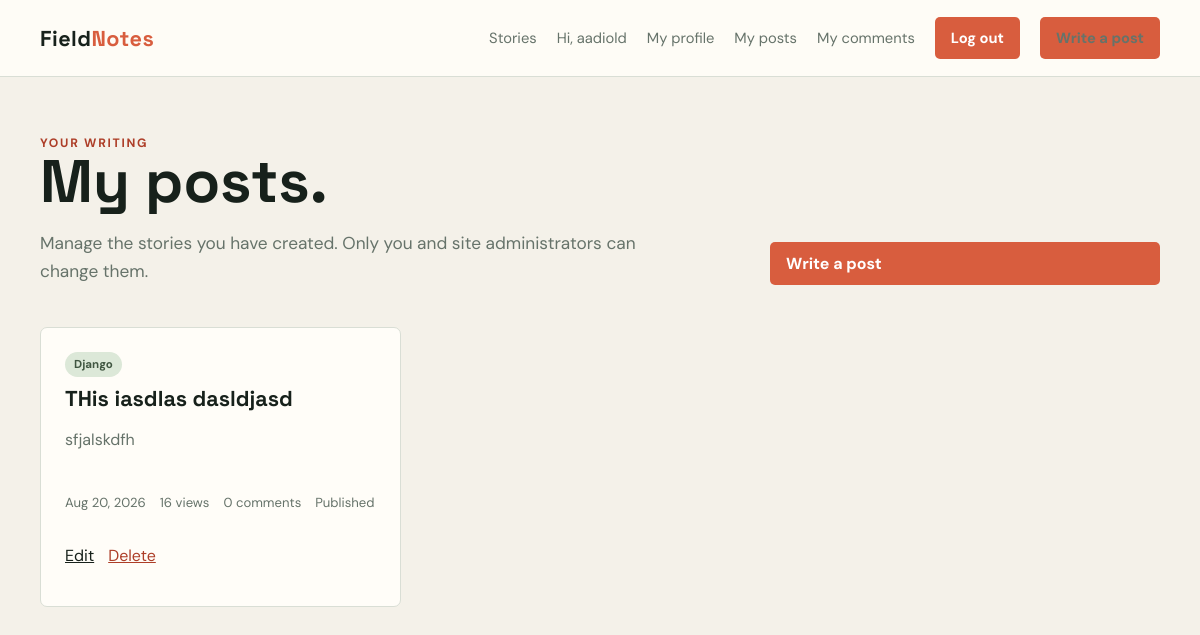
The page /blogs/mine/ (signed in) on the database its author committed.
### blog/models.py (models this page shows, shortened)
class Post(models.Model):
    objects = PostQuerySet.as_manager()
    id = models.UUIDField(primary_key=True, default=uuid.uuid4, editable=False)
    title = models.CharField(max_length=200)
    author = models.ForeignKey(
        settings.AUTH_USER_MODEL,
        on_delete=models.CASCADE,
        related_name="posts",
    )
    content = models.TextField()
    category = models.CharField(
        max_length=100,
        blank=True,
        null=True,
    )
    is_published = models.BooleanField(default=False)
    views = models.PositiveIntegerField(default=0)
    created_at = models.DateTimeField(auto_now_add=True)
    updated_at = models.DateTimeField(auto_now=True)

### blog/views.py (the view)
# urls.py: path("mine/", views.my_posts, name="my_posts"),
@login_required
def my_posts(request):
    posts = Post.objects.filter(author=request.user).with_comment_count().order_by("-created_at")
    return render(request, "blog/my_posts.html", {"posts": posts})

### blog/models.py (called while the page is built)
    def with_comment_count(self):
        return self.annotate(comment_count=Count("comments"))

### blog/templates/blog/my_posts.html (shortened to what this page needs)
{% extends "blog/base.html" %}
{% block content %}
<main class="page">
    <section class="hero">
        <div class="hero-copy">
            <div class="eyebrow">Your writing</div>
            <h1>My posts.</h1>
            <p>Manage the stories you have created. Only you and site administrators can change them.</p>
        </div>
        <a class="button" href="{% url 'post_create' %}">Write a post</a>
    </section>
    <section class="post-grid">
        {% for post in posts %}
            <article class="post-card">
                <div>
                    {% if post.category %}<span class="category">{{ post.category }}</span>{% endif %}
                    <h2>{{ post.title }}</h2>
                    <p class="card-excerpt">{{ post.content|truncatewords:30 }}</p>
                </div>
                <div>
                    <div class="meta">
                        <span>{{ post.created_at|date:"M j, Y" }}</span>
                        <span>{{ post.views }} views</span>
                        <span>{{ post.comment_count }} comment{{ post.comment_count|pluralize }}</span>
                        <span>{% if post.is_published %}Published{% else %}Draft{% endif %}</span>
                    </div>
                    <p class="article-actions">
                        <a href="{% url 'post_edit' post.id %}">Edit</a>
                        <a class="danger" href="{% url 'post_delete' post.id %}">Delete</a>
                    </p>
                </div>
            </article>
        {% empty %}
            <p class="empty">You have not written any posts yet.</p>
        {% endfor %}
    </section>
</main>
{% endblock %}

### blog/templates/blog/base.html (shortened to what this page needs)
{% load static %}
<!doctype html>
<html lang="en">
<head>
</head>
<body>
    <header class="site-header">
        <nav class="nav">
            <a class="brand" href="{% url 'home' %}">Field<span>Notes</span></a>
            <div class="nav-links">
                <a href="{% url 'post_list' %}">Stories</a>
                {% if user.is_authenticated %}
                    <span class="muted">Hi, {{ user.username }}</span>
                    <a href="{% url 'author_page' user.username %}">My profile</a>
                    <a href="{% url 'my_posts' %}">My posts</a>
                    <a href="{% url 'my_comments' %}">My comments</a>
                    <form method="post" action="{% url 'logout' %}">{% csrf_token %}<button class="button" type="submit">Log out</button></form>
                {% else %}
                    <a href="{% url 'login' %}">Log in</a>
                    <a href="{% url 'signup' %}">Sign up</a>
                {% endif %}
                <a class="button" href="{% url 'post_create' %}">Write a post</a>
            </div>
        </nav>
    </header>
    {% block content %}{% endblock %}
</body>
</html>

### blog/templates/blog/base.html (style rules this page uses)
:root { --ink: #17211b; --muted: #66736a; --paper: #f4f1e9; --surface: #fffdf8; --line: #d9ded5; --accent: #d85d3e; --accent-dark: #ad3e28; --sage: #dce8d8; }
* { box-sizing: border-box; }
body { margin: 0; color: var(--ink); background: var(--paper); font-family: "DM Sans", sans-serif; }
a { color: inherit; }
.site-header { border-bottom: 1px solid var(--line); background: rgba(255, 253, 248, .9); }
.nav { width: min(1120px, calc(100% - 40px)); margin: auto; min-height: 76px; display: flex; align-items: center; justify-content: space-between; gap: 24px; }
.brand { color: var(--ink); font-family: "Space Grotesk", sans-serif; font-size: 1.35rem; font-weight: 700; text-decoration: none; letter-spacing: .02em; }
.brand span { color: var(--accent); }
.nav-links { display: flex; align-items: center; gap: 20px; font-size: .92rem; }
.nav-links a { text-decoration: none; color: var(--muted); }
.button { display: inline-block; border: 0; border-radius: 5px; background: var(--accent); color: white; padding: 11px 16px; font: inherit; font-weight: 700; text-decoration: none; cursor: pointer; }
.page { width: min(1120px, calc(100% - 40px)); margin: 0 auto; padding: 58px 0 80px; }
h1, h2 { font-family: "Space Grotesk", sans-serif; }
h1 { font-size: clamp(2.1rem, 5vw, 4.3rem); line-height: 1.02; margin: 0; }
h2 { margin: 0; line-height: 1.15; }
.eyebrow { color: var(--accent-dark); font-size: .76rem; font-weight: 700; letter-spacing: .14em; text-transform: uppercase; }
.muted { color: var(--muted); }
.hero { display: grid; grid-template-columns: 1fr minmax(280px, 390px); align-items: end; gap: 40px; margin-bottom: 42px; }
.hero-copy { max-width: 650px; }
.hero-copy p { color: var(--muted); font-size: 1.08rem; line-height: 1.6; margin: 18px 0 0; }
.post-grid { display: grid; grid-template-columns: repeat(3, 1fr); gap: 18px; }
.post-card { display: flex; min-height: 280px; flex-direction: column; justify-content: space-between; border: 1px solid var(--line); border-radius: 7px; background: var(--surface); padding: 24px; transition: transform .2s ease, box-shadow .2s ease; }
.post-card h2 { font-size: 1.35rem; margin: 10px 0 12px; }
.card-excerpt { color: var(--muted); line-height: 1.55; }
.meta { display: flex; flex-wrap: wrap; gap: 9px 14px; color: var(--muted); font-size: .82rem; }
.category { display: inline-block; border-radius: 999px; background: var(--sage); color: #405641; padding: 5px 9px; font-size: .72rem; font-weight: 700; }
.article-actions { display: flex; gap: 14px; margin-top: 34px; }
.danger { color: var(--accent-dark); }

### rows shown on the page
Post: category "Django", title "THis iasdlas dasldjasd", content "sfjalskdfh", created_at "Aug 20, 2026", views "16", comment_count "0", is_published "Published"

### other values the page prints
{{ user.username }} "aadiold"
